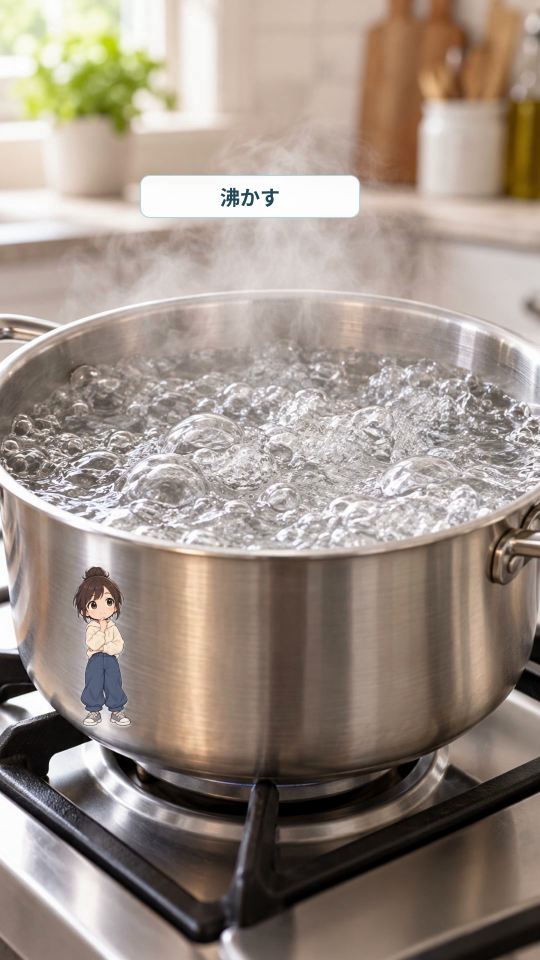
#> input picture EP004_ICE_V3/preview/full_v3/encoded/cut02-20.png, 1080 x 1920 px, given in place of main.png, which was not available (shown at 1/2 size)
$ python previews.py
#> lines starting #> are read from the running program, lines starting #| are printed output that depends on the picture; pictures that were not available may be replaced by others from this repository, and a replacement may not be noted
from pathlib import Path
from PIL import Image,ImageDraw,ImageFont
import json,html
R=Path(__file__).resolve().parents[2];P=R/'preview/full_v3';font=ImageFont.truetype(str(R.parent/'public/series/v1/NotoSansCJKjp-Bold.otf'),25)
font2=ImageFont.truetype(str(R.parent/'public/series/v1/NotoSansCJKjp-Bold.otf'),17)
cs=Image.new('RGB',(1500,1250),'#f1f5f3');d=ImageDraw.Draw(cs)
for i in range(1,11):
 p=R/f'cut{i:02}/main.png';im=Image.open(p).convert('RGB');im.thumbnail((270,480));x=(i-1)%5*300+15;y=(i-1)//5*605+55;cs.paste(im,(x,y));d.text((x,y-37),f'Cut{i:02}',font=font,fill='#173f4b')
#> further down, im is the input picture: PIL image 1080x1920 RGB; mean R, G, B 157, 143.7, 133.8
#> after `im.thumbnail((270, 480))`:
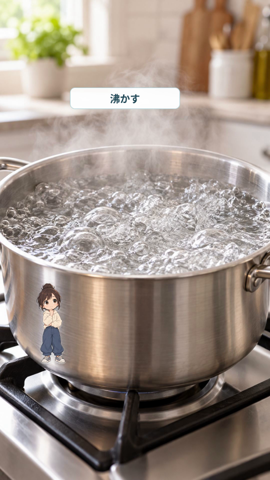
#> im: PIL image 270x480 RGB; mean R, G, B 157.1, 143.9, 133.9
#> after `cs.paste(im, (x, y))`:
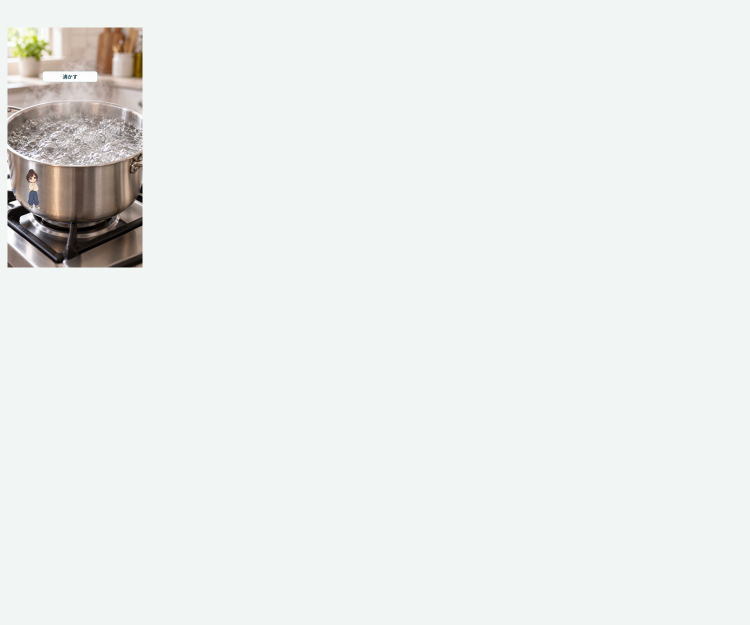
#> cs: PIL image 1500x1250 RGB (shown at 1/2 size); mean R, G, B 235.2, 238, 235.5
 small=Image.open(p).convert('RGB');small.thumbnail((360,640));g=ImageDraw.Draw(small)
 for xy,label,col in [((24,107,307,493),'FOREGROUND','#1ca48c'),((32,500,307,580),'CAPTION','#e87074'),((27,50,333,97),'BAND','#d3a423')]:
  g.rectangle(xy,outline=col,width=2);g.text((xy[0]+3,xy[1]+2),label,fill=col)
 small.save(P/f'cut{i:02}-safezone-360.png')
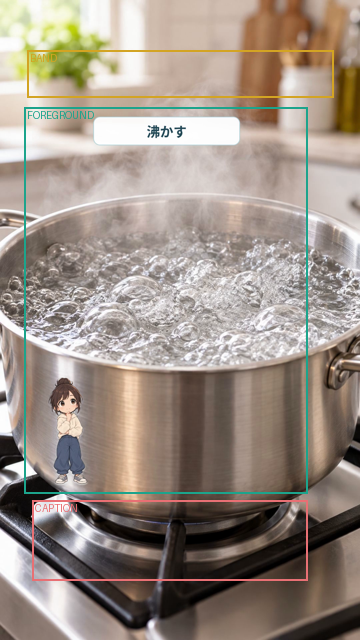
#> saved as cut01-safezone-360.png: PIL image 360x640 RGB; mean R, G, B 156.3, 144, 133.3
#> pass 2 of the loop `for i in range(1,11):`:
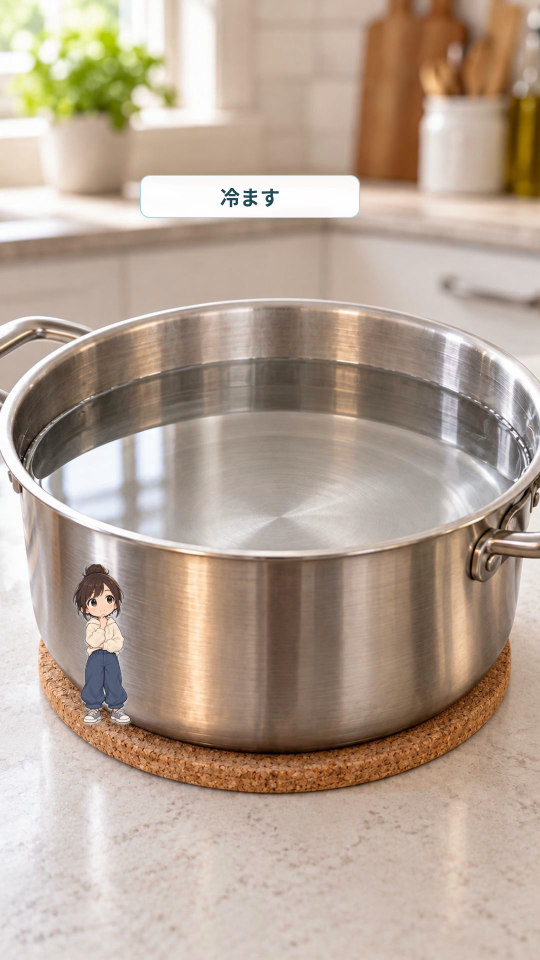
#> input picture EP004_ICE_V3/preview/full_v3/encoded/cut02-95.png, 1080 x 1920 px, given in place of main.png, which was not available (shown at 1/2 size)
#> im is the input picture: PIL image 1080x1920 RGB; mean R, G, B 182.1, 164, 148.9
#> im: PIL image 270x480 RGB
#> `cs.paste(im, (x, y))`:
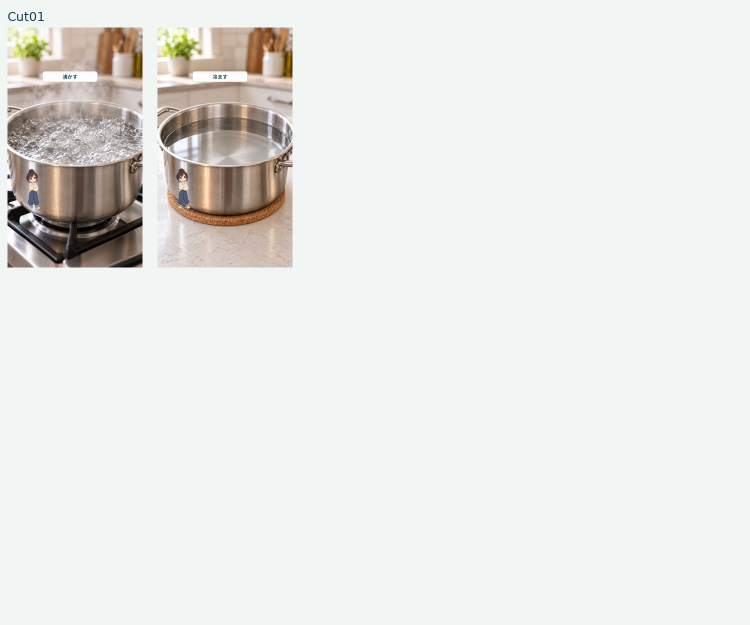
#> cs: PIL image 1500x1250 RGB (shown at 1/2 size); mean R, G, B 231.1, 232.4, 228.9
#> `small.save(P/f'cut{i:02}-safezone-360.png')`:
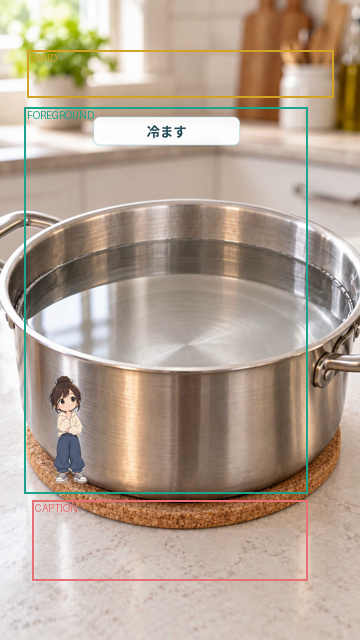
#> saved as cut02-safezone-360.png: PIL image 360x640 RGB; mean R, G, B 180.7, 163.8, 148.2
#> (the run stopped early here; a loop or call above may not have finished)
